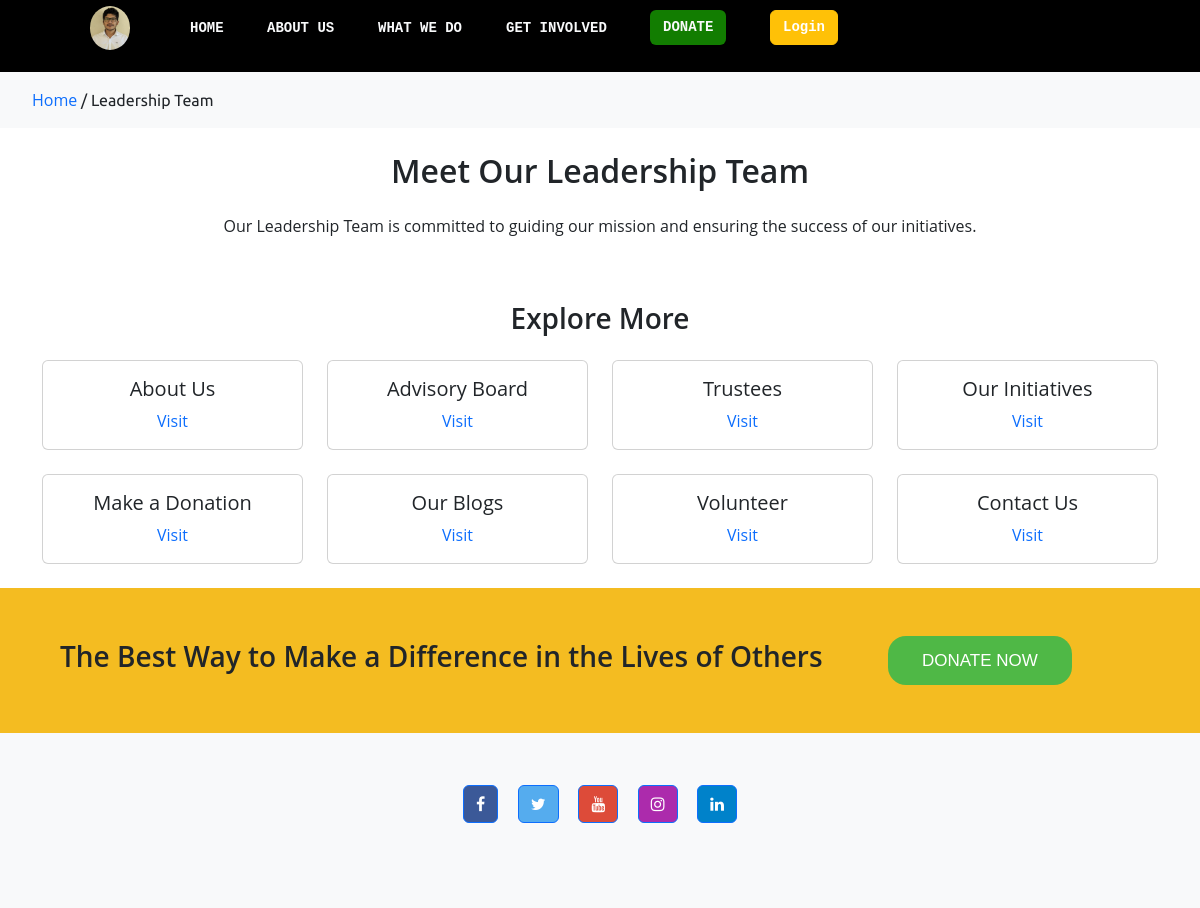
The app's page /leadership-team (upper part), older data.
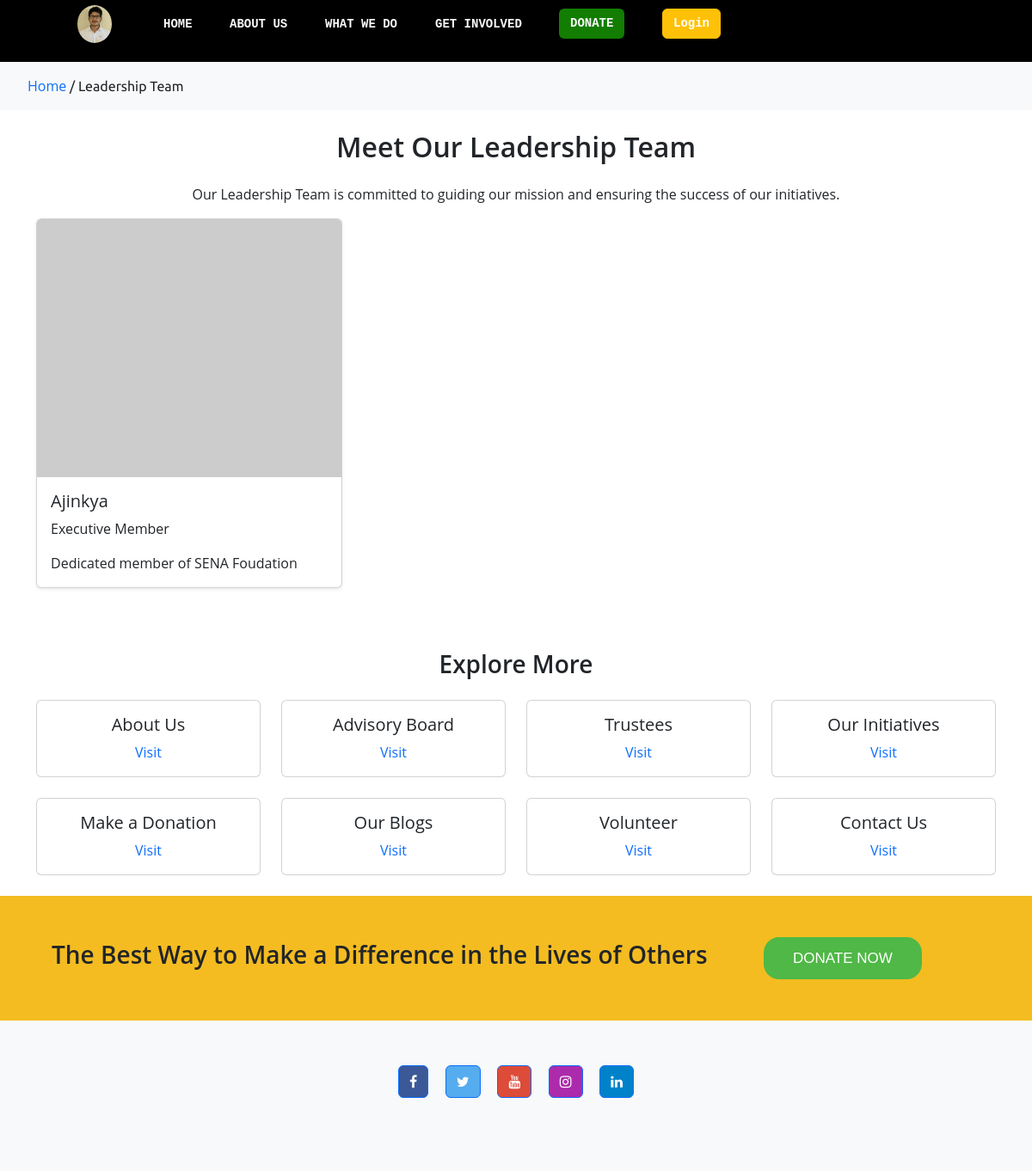
The same page, newer data.
### non_blog/models.py (models this page shows, shortened)
class Leading_Team(models.Model):
    team_id = models.AutoField(primary_key=True)
    name = models.CharField(max_length=20)
    work = models.CharField(max_length=200,blank=True, null=True, default="Executive Member")
    area = models.CharField(max_length=20)
    about = models.CharField(max_length=400,blank=True,default="Dedicated member of SENA Foudation")
    image  = models.ImageField(upload_to='team/',blank=True)

### non_blog/views.py (the view)
# urls.py: path('leadership-team', leadership ,name="leading_team" ),
def leadership(request):
    leading_team = Leading_Team.objects.all()
    return render(request,'non-blog/about/leadership_team.html',{'leading_team': leading_team})

### templates/non-blog/about/leadership_team.html (shortened to what the changed rows need)
{% extends "base/base_other_pages.html" %}
{% block content %}
<div class="container mt-4">
    <h2 class="text-center mb-4">Meet Our Leadership Team</h2>
    <div class="row">
        {% for leader in leading_team %}
        <div class="col-md-4 mb-4">
            <div class="card shadow-sm advisor-card" data-bs-toggle="modal" data-bs-target="#leaderModal" data-name="{{ leader.name }}" data-work="{{ leader.work }}" data-about="{{ leader.about }}" data-image="{% if leader.image %}{{ leader.image.url }}{% else %}https://via.placeholder.com/300{% endif %}">
                {% if leader.image %}
                    <img src="{{ leader.image.url }}" alt="{{ leader.name }}" class="card-img-top" style="object-fit: cover; height: 300px;">
                {% else %}
                    <img src="https://via.placeholder.com/300" alt="Placeholder for {{ leader.name }}" class="card-img-top" style="object-fit: cover; height: 300px;">
                {% endif %}
                <div class="card-body">
                    <h5 class="card-title">{{ leader.name }}</h5>
                    <p class="card-text">{{ leader.work }}</p>
                    <p class="card-text">{{ leader.about }}</p>
                </div>
            </div>
        </div>
        {% endfor %}
    </div>
</div>
{% endblock %}

Row changes from the older to the newer data that the page shows:
added Leading_Team: name "Ajinkya", work "Executive Member", about "Dedicated member of SENA Foudation"
